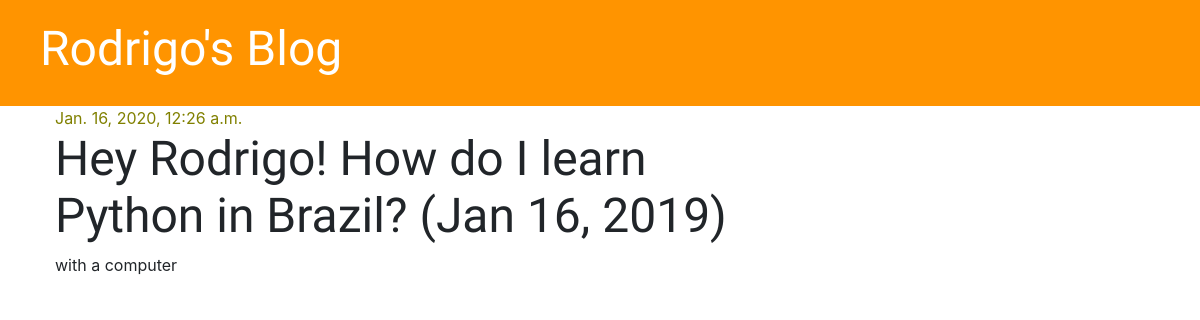
The app's page /post/2/ with its own data.
### project/models.py (models this page shows, shortened)
class Post(models.Model):
    author = models.ForeignKey('auth.User', on_delete=models.CASCADE)
    title = models.CharField(max_length=200)
    text = models.TextField()
    created_date = models.DateTimeField(default=timezone.now)
    published_date = models.DateTimeField(blank=True, null=True)

### project/views.py (the view)
# urls.py: path('post/<int:pk>/', views.post_detail, name='post_detail'),
def post_detail(request, pk):
    post = get_object_or_404(Post, pk=pk)
    stuff_for_frontend = {'post': post}
    return render(request, 'project/post_detail.html', stuff_for_frontend)

### project/templates/project/post_detail.html
{% extends 'project/base.html' %}
{% block content %}
    <div class='post'>
        {% if post.published_date %}
            <div class='date'>
                {{ post.published_date }}
            </div>
        {% endif %}
        <h1>{{ post.title }}</h1>
        <p>{{ post.text|linebreaksbr }}</p>
    </div>
{% endblock %}

### project/static/css/project.css (style rules this page uses)
h1, h2, h3, h4 { font-family: 'Tangerine', 'Inconsolata', 'Droid Sans', serif; font-size: 48px; }
.date { color: olive }
.post { margin-bottom: 70px; }

### records on screen
Post: published_date "Jan. 16, 2020, 12:26 a.m.", title "Hey Rodrigo! How do I learn Python in Brazil? (Jan 16, 2019)", text "with a computer"
